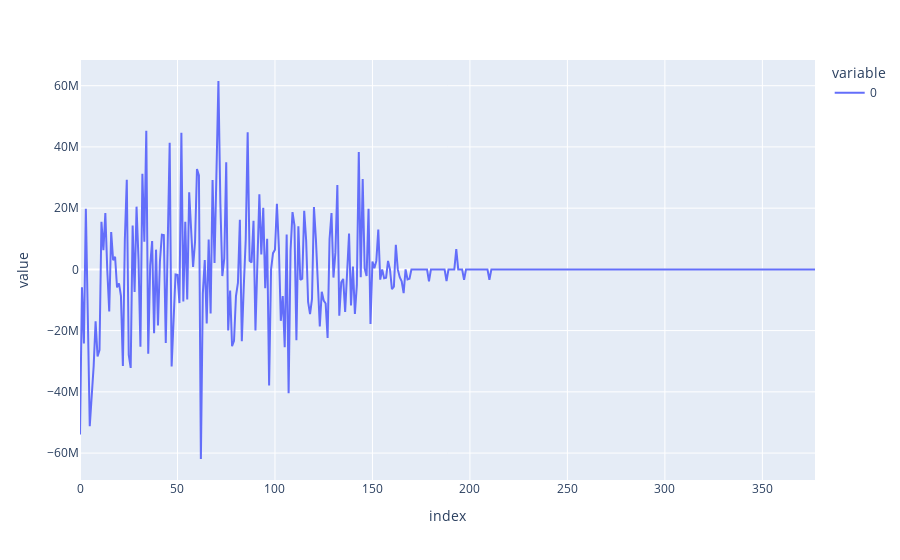

The notebook cell this image was saved under:
### Markdown cell above
### Gamma

### Code cell
px.line((expected_payoffs_greeks[2] - ( 2 * expected_payoffs_greeks[1] ) + expected_payoffs_greeks[0])/ np.square(0.002))

### Figure 1 — Plotly figure (JSON) as saved in the notebook; plotly's stock layout.template omitted (floating-point values rounded to 4 significant figures; data arrays with more than 128 entries replaced by an {"elided": "..."} marker saying what was removed)
{"data": [{"hovertemplate": "variable=0<br>index=%{x}<br>value=%{y}<extra></extra>", "legendgroup": "0", "line": {"color": "#636efa", "dash": "solid"}, "marker": {"symbol": "circle"}, "mode": "lines", "name": "0", "orientation": "v", "showlegend": true, "type": "scatter", "x": {"elided": "378 int values"}, "xaxis": "x", "y": {"elided": "378 float values"}, "yaxis": "y"}], "layout": {"legend": {"title": {"text": "variable"}, "tracegroupgap": 0}, "margin": {"t": 60}, "xaxis": {"anchor": "y", "domain": [0, 1], "title": {"text": "index"}}, "yaxis": {"anchor": "x", "domain": [0, 1], "title": {"text": "value"}}}}
